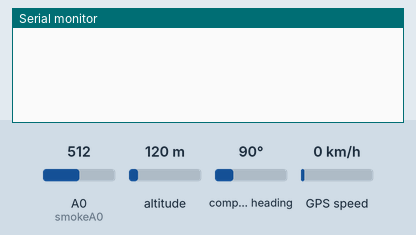
A sketch run on a simulated ESP8266 (NodeMCU). Shown: the last lines printed to the serial monitor. The inputs (shaded band) are chosen by the test bench; at power-on: A0 (smokeA0) = 512, altitude 120 m, compass heading 90°, GPS speed 0 km/h. WiFi joins after 1.5 s; servers stay silent unless stated; the GPS gets a fix after 3 s at 37.7749, -122.4194 with 8 satellites.

Above: at 3.0 s.
3.1 s: A0 (smokeA0) set to 716
At 5.2 s:
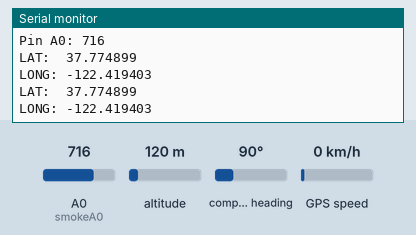
5.3 s: A0 (smokeA0) set to 992
At 9.7 s:
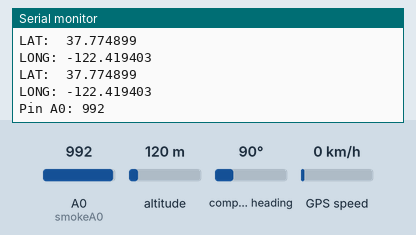

Measured:
- after the input at 3.1 s, the serial monitor: prints a new line after 1.2 s (image 1)
- after the input at 5.3 s, the serial monitor: prints a new line after 1.5 s (image 2)

The sketch:

GPS_blynk.ino
```cpp
#include <TinyGPS.h>

#include <Blynk.h>

#define BLYNK_PRINT Serial
#include <TinyGPS++.h>
#include <SoftwareSerial.h>
#include <ESP8266WiFi.h>
#include <BlynkSimpleEsp8266.h>
#define BLYNK_TEMPLATE_ID "TMPL6N4lr5cJ1"
#define BLYNK_TEMPLATE_NAME "gpsssss"

static const int RXPin = 4, TXPin = 5;
static const uint32_t GPSBaud = 9600;

TinyGPSPlus gps;
WidgetMap myMap(V0);

SoftwareSerial ss(RXPin, TXPin);

BlynkTimer timer;

float speeding;
float state;

char auth[] = "vS1nJs1CvLuc0BjD2h3aXGTrqQC-6GOh";
char ssid[] = "Hypoxia";
char pass[] = "10001111";

unsigned int move_index = 1;

int smokeA0 = A0;
int data = 0;
int sensorThres = 100;
void setup()
{
  Serial.begin(115200);
  Serial.println();
  ss.begin(GPSBaud);
  Blynk.begin(auth, ssid, pass);
  timer.setInterval(5000L, checkGPS);
  pinMode(smokeA0, INPUT);
  //dht.begin();
  timer.setInterval(2500L, sendSensor);
}

void checkGPS(){
  if (gps.charsProcessed() < 10)
  {
    Serial.println(F("No GPS detected: check wiring."));
     Blynk.virtualWrite(V4, "GPS ERROR");  // Value Display widget  on V4 if GPS not detected
      }
}
void sendSensor(){

 int data = analogRead(smokeA0);
 Blynk.virtualWrite(V0, data);
  Serial.print("Pin A0: ");
  Serial.println(data);


  if(50< data <200 ){
    //Blynk.email("test@gmail.com", "Alert", "Gas Leakage Detected!");
    Blynk.logEvent("CO danger level");
  }
}
void loop()
{
    while (ss.available() > 0)
    {
      if (gps.encode(ss.read()))
        displayInfo();
  }
  Blynk.run();
  timer.run();
}

void displayInfo()
{
  if (gps.location.isValid() )
  {
    float latitude = (gps.location.lat());
    float longitude = (gps.location.lng());

    Serial.print("LAT:  ");
    Serial.println(latitude, 6);
    Serial.print("LONG: ");
    Serial.println(longitude, 6);
    Blynk.virtualWrite(V13, String(latitude, 6));
    Blynk.virtualWrite(V14, String(longitude, 6));
    myMap.location(move_index, latitude, longitude, "รถของฉัน");
    speeding = gps.speed.kmph();
       Blynk.virtualWrite(V15, speeding);
       state = gps.satellites.value();
       Blynk.virtualWrite(V16, state);
  }

}
```
